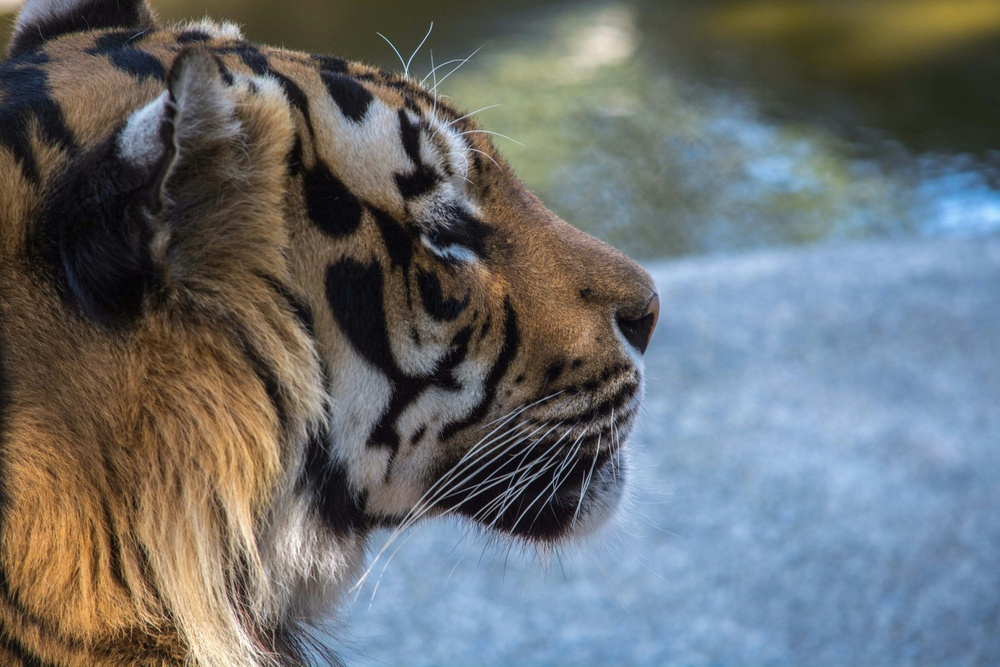
#> input picture imagenes/original/tigre.jpeg, 1000 x 667 px, shrunk from 3000 x 2000 before the run, found by its file name
$ jupyter execute bordes.ipynb   (older library calls are emulated)
#> lines starting #> are read from the running program, lines starting #| are printed output that depends on the picture; after the words box and inside, x2 and y2 are one past the last pixel; in counts of white or black regions, pixels touching at a corner belong together
#> further down, img is the input picture: shape (667, 1000, 3); mean B, G, R 112.1, 110.2, 106.5
Suavido de punto de interes

[cell 1]
import cv2
import numpy as np
import matplotlib.pyplot as plt

def desenfoquePDT(img, centro, x, y):
#> called with centro = (200, 300), x = 150, y = 150
    img1 = np.copy(img)
    valx,valy = centro
    mediax = x//2
    mediaY = y//2
    mascara = np.zeros_like(img, dtype=np.uint8)
    cv2.ellipse(mascara,(valx,valy),(mediax,mediaY),0,0,360,(255,255,255),-1)
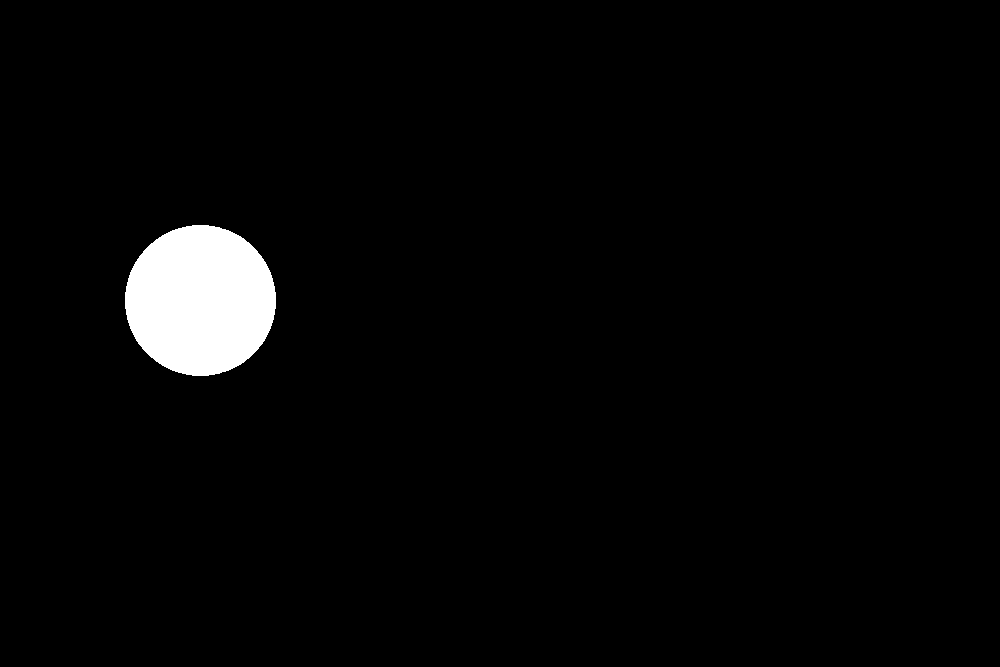
#> mascara: shape (667, 1000, 3); 2.7% white; 1 white region, box (x1, y1, x2, y2) and area: (125, 225, 276, 376) 17879
    img_mask = cv2.bitwise_and(img,mascara)
    desenmfoque = cv2.GaussianBlur(img_mask,(15,15),0)
    img1[mascara!=0] = desenmfoque[mascara!=0]
#> img1: shape (667, 1000, 3); mean R, G, B 106.5, 110.2, 112
    return img1

img = cv2.imread(r"D:\Franz Caballero\Procesamiento de imagenes\Actividades\Ejercicios python\imagenes\original\tigre.jpeg")
imgRGB = cv2.cvtColor(img, cv2.COLOR_BGR2RGB)
img_desenfoque = desenfoquePDT(imgRGB,(200,300),150,150)

plt.figure(figsize=(10,5))
plt.subplot(1,2,1)
plt.title('img original')
plt.imshow(imgRGB, cmap='gray')

plt.subplot(1,2,2)
plt.title('punto desenfoque')
plt.imshow(img_desenfoque, cmap='gray')

plt.show()
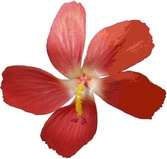
#> input picture imagenes/original/flores.jpeg, 167 x 159 px, shrunk from 500 x 477 before the run, found by its file name
#> in mostrar_resultados, img is the input picture: shape (159, 167, 3); mean B, G, R 157.3, 163, 218.4

bordes mascaras

[cell 2]
import cv2
import numpy as np
import matplotlib.pyplot as plt

def aplicar_roberts(imagen_gray):
    robertX = np.array([[-1, 0], [0, 1]])
    robertY = np.array([[0, -1], [1, 0]])
    img_RobX = cv2.filter2D(imagen_gray, -1, robertX)
    img_RobY = cv2.filter2D(imagen_gray, -1, robertY)
    magnitud = np.sqrt(img_RobX**2 + img_RobY**2)
    direccion = np.arctan2(img_RobY, img_RobX)
    return magnitud, direccion

def aplicar_prewitt(imagen_gray):
    prewittX = np.array([[1, 0, -1],
                         [1, 0, -1],
                         [1, 0, -1]])
    prewittY = np.array([[1, 1, 1],
                         [0, 0, 0],
                         [-1, -1, -1]])
    img_PrewX = cv2.filter2D(imagen_gray, -1, prewittX)
    img_PrewY = cv2.filter2D(imagen_gray, -1, prewittY)
    magnitud = np.sqrt(img_PrewX**2 + img_PrewY**2)
    direccion = np.arctan2(img_PrewY, img_PrewX)
    return magnitud, direccion

def aplicar_sobel(imagen_gray):
    sobelX = np.array([[1, 0, -1],
                       [2, 0, -2],
                       [1, 0, -1]])
    sobelY = np.array([[1, 2, 1],
                       [0, 0, 0],
                       [-1, -2, -1]])
    img_SobelX = cv2.filter2D(imagen_gray, -1, sobelX)
    img_SobelY = cv2.filter2D(imagen_gray, -1, sobelY)
    magnitud = np.sqrt(img_SobelX**2 + img_SobelY**2)
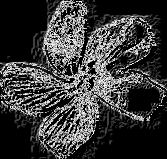
#> magnitud: shape (159, 167) float16; min 0, max 15.81, mean 3.62; drawn with min black and max white
    direccion = np.arctan2(img_SobelY, img_SobelX)
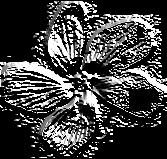
#> direccion: shape (159, 167) float16; min 0, max 1.57, mean 0.403; drawn with min black and max white
    return magnitud, direccion

def aplicar_canny(imagen_gray, t1=100, t2=200):
#> called with t1 = 100, t2 = 200
    return cv2.Canny(imagen_gray, t1, t2)
#> returned value: shape (159, 167); 5.9% white in thin lines or dots

def mostrar_resultados(imagen_path):
    img = cv2.imread(imagen_path)
    if img is None:
        print("No se pudo cargar la imagen.")
        return
    img_Gray = cv2.cvtColor(img, cv2.COLOR_BGR2GRAY)

    rob_mag, rob_dir = aplicar_roberts(img_Gray)
    prew_mag, prew_dir = aplicar_prewitt(img_Gray)
    sobel_mag, sobel_dir = aplicar_sobel(img_Gray)
    canny = aplicar_canny(img_Gray)

    plt.figure(figsize=(15, 12))

    # Robert
    plt.subplot(3, 3, 1)
    plt.imshow(rob_mag, cmap='gray')
    plt.title("Robert - Magnitud")
    plt.axis('off')

    plt.subplot(3, 3, 2)
    plt.imshow(rob_dir, cmap='gray')
    plt.title("Robert - Dirección")
    plt.axis('off')

    # Prewitt
    plt.subplot(3, 3, 3)
    plt.imshow(prew_mag, cmap='gray')
    plt.title("Prewitt - Magnitud")
    plt.axis('off')

    plt.subplot(3, 3, 4)
    plt.imshow(prew_dir, cmap='gray')
    plt.title("Prewitt - Dirección")
    plt.axis('off')

    # Sobel
    plt.subplot(3, 3, 5)
    plt.imshow(sobel_mag, cmap='gray')
    plt.title("Sobel - Magnitud")
    plt.axis('off')

    plt.subplot(3, 3, 6)
    plt.imshow(sobel_dir, cmap='gray')
    plt.title("Sobel - Dirección")
    plt.axis('off')

    # Canny
    plt.subplot(3, 3, 7)
    plt.imshow(canny, cmap='gray')
    plt.title("Canny - Bordes")
    plt.axis('off')

    # Espacio vacío
    plt.subplot(3, 3, 8)
    plt.axis('off')

    plt.tight_layout()
    plt.show()
mostrar_resultados(r"D:\Franz Caballero\Procesamiento de imagenes\Actividades\Ejercicios python\imagenes\original\flores.jpeg")

filtro roberts mejorado

[cell 3]
import cv2
import numpy as np
import matplotlib.pyplot as plt
img = cv2.imread(r"D:\Franz Caballero\Procesamiento de imagenes\Actividades\Ejercicios python\imagenes\original\flores.jpeg")
def robert_mejorado(imagen):
    img_Gray = cv2.cvtColor(imagen, cv2.COLOR_BGR2GRAY)
    suavisado=cv2.GaussianBlur(img_Gray,(3,3),0)
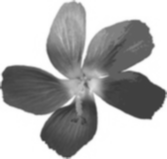
#> suavisado: shape (159, 167); min 55, max 255, mean 178.9
    kernelX=np.array([[-2, 0], [0, 2]],dtype=np.float32)
    kernelY=np.array([[0, 2], [-2, 0]],dtype=np.float32)
    robX=cv2.filter2D(suavisado,cv2.CV_16S,kernelX)
    robY=cv2.filter2D(suavisado,cv2.CV_16S,kernelY)
    robert=cv2.addWeighted(np.abs(robX),0.7,np.abs(robY),0.7,0)
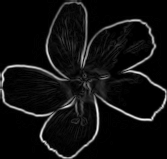
#> robert: shape (159, 167) int16; min 0, max 244, mean 16.4
    #resaltar bordes
    _, bordes = cv2.threshold(robert, 30, 255, cv2.THRESH_BINARY)
#> bordes: shape (159, 167) int16; 13.1% white; 42 white regions (35 under 20 px), largest, box (x1, y1, x2, y2) and area: (0, 0, 167, 159) 3186, (91, 68, 108, 75) 47, (58, 32, 65, 44) 32
    return bordes
resultado = robert_mejorado(img)

plt.figure(figsize=(10,5))
plt.subplot(1,2,1)
plt.title("Original")
plt.imshow(cv2.cvtColor(img, cv2.COLOR_BGR2RGB))
plt.axis("off")

plt.subplot(1,2,2)
plt.title("Robert Mejorado")
plt.imshow(resultado, cmap='gray')
plt.axis("off")

plt.tight_layout()
plt.show()
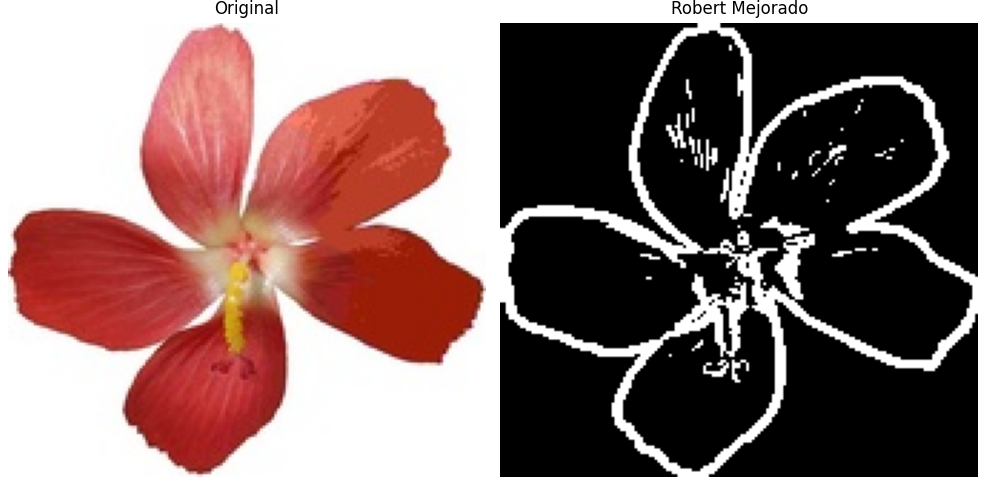
#> figure drawn by matplotlib, 2 panels

Sobel Mejorado

[cell 4]
import cv2
import numpy as np
import matplotlib.pyplot as plt
img = cv2.imread(r"D:\Franz Caballero\Procesamiento de imagenes\Actividades\Ejercicios python\imagenes\original\flores.jpeg")
def sonel_mejorado(imagen,tam_kernel=3,umbral=30):
#> called with tam_kernel = 3, umbral = 30
    img_Gray = cv2.cvtColor(imagen, cv2.COLOR_BGR2GRAY)
    img_Gray=cv2.GaussianBlur(img_Gray,(3,3),0)
    sobelX=cv2.Sobel(img_Gray,cv2.CV_64F,1,0,ksize=tam_kernel)
    sobelY=cv2.Sobel(img_Gray,cv2.CV_64F,1,0,ksize=tam_kernel)
    magnitud=np.sqrt(sobelX**2+sobelY**2)
    magnitud=cv2.normalize(magnitud,None,0,255,cv2.NORM_MINMAX,cv2.CV_8U)
    _, bordes = cv2.threshold(magnitud, umbral, 255, cv2.THRESH_BINARY + cv2.THRESH_OTSU)
#> bordes: shape (159, 167); 6.3% white in thin lines or dots
    #unir bordes
    kernel_morfologico=np.ones((2,2),np.uint8)
    bordes=cv2.morphologyEx(bordes,cv2.MORPH_CLOSE,kernel_morfologico)
#> bordes: shape (159, 167); 6.4% white in thin lines or dots
    return bordes
bordes_sonel = sonel_mejorado(img)

plt.figure(figsize=(10, 5))

plt.subplot(1, 2, 1)
img_rgb = cv2.cvtColor(img, cv2.COLOR_BGR2RGB)
plt.imshow(img_rgb)
plt.title('Imagen Original')
plt.axis('off')

plt.subplot(1, 2, 2)
plt.imshow(bordes_sonel, cmap='gray')
plt.title('Sobel Mejorado')
plt.axis('off')

plt.tight_layout()
plt.show()

prewitt mejorado

[cell 5]
import cv2
import numpy as np
import matplotlib.pyplot as plt
img = cv2.imread(r"D:\Franz Caballero\Procesamiento de imagenes\Actividades\Ejercicios python\imagenes\original\flores.jpeg")
def prewitt_mejorado(imagen):
    img_Gray = cv2.cvtColor(imagen, cv2.COLOR_BGR2GRAY)
    img_Gray=cv2.GaussianBlur(img_Gray,(3,3),0)
    prewiitX=np.array([[3, 0,-3], [3, 0,-3],[3, 0,-3]],dtype=np.float32)
    prewiitY=np.array([[3, 3,3], [0, 0,0],[-3, -3,-3]],dtype=np.float32)
    preX=cv2.filter2D(img_Gray,cv2.CV_16S,prewiitX)
    preY=cv2.filter2D(img_Gray,cv2.CV_16S,prewiitY)
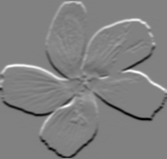
#> preY: shape (159, 167) int16; min -1293, max 1260, mean 0.3; drawn with min black and max white
    magnitud=np.sqrt(preX**2+preY**2)
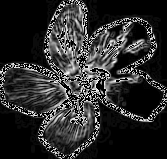
#> magnitud: shape (159, 167) float32; 8.89% of the values are NaN or infinite; the others: min 0, max 181, mean 34.58; drawn with min black, max white, NaN and infinite black
    #resaltar bordes
    _, bordes = cv2.threshold(magnitud, 30, 255, cv2.THRESH_BINARY)
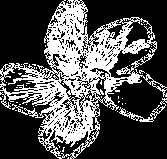
#> bordes: shape (159, 167) float32; 32.1% white; 46 white regions (44 under 20 px), largest, box (x1, y1, x2, y2) and area: (0, 0, 167, 159) 8213, (119, 98, 167, 122) 201
    return bordes
bordes_prewitt = prewitt_mejorado(img)

plt.figure(figsize=(10, 5))

plt.subplot(1, 2, 1)
img_rgb = cv2.cvtColor(img, cv2.COLOR_BGR2RGB)
plt.imshow(img_rgb)
plt.title('Imagen Original')
plt.axis('off')

plt.subplot(1, 2, 2)
plt.imshow(bordes_prewitt, cmap='gray')
plt.title('Prewitt Mejorado')
plt.axis('off')

plt.tight_layout()
plt.show()

robert ,sobel ,preview

mostrar resultados

[cell 6]
path = r"D:\Franz Caballero\Procesamiento de imagenes\Actividades\Ejercicios python\imagenes\original\flores.jpeg"
img = cv2.imread(path)
def mostrar_resultados(imagen_path):
    img = cv2.imread(imagen_path)
    if img is None:
        print("No se pudo cargar la imagen.")
        return
    img_Gray = cv2.cvtColor(img, cv2.COLOR_BGR2GRAY)
    bordes_robert = robert_mejorado(img)
    bordes_sonel = sonel_mejorado(img)
    bordes_prewitt = prewitt_mejorado(img)
    rob_mag, rob_dir = aplicar_roberts(img_Gray)
    prew_mag, prew_dir = aplicar_prewitt(img_Gray)
    sobel_mag, sobel_dir = aplicar_sobel(img_Gray)
    canny = aplicar_canny(img_Gray)

    plt.figure(figsize=(15, 12))

    # Robert
    plt.subplot(4, 3, 1)
    plt.imshow(rob_mag, cmap='gray')
    plt.title("Robert - Magnitud")
    plt.axis('off')

    plt.subplot(4, 3, 2)
    plt.imshow(rob_dir, cmap='gray')
    plt.title("Robert - Dirección")
    plt.axis('off')

    plt.subplot(4, 3, 3)
    plt.imshow(bordes_robert, cmap='gray')
    plt.title("Robert - mejorado")
    plt.axis('off')

    # Prewitt
    plt.subplot(4, 3, 4)
    plt.imshow(prew_mag, cmap='gray')
    plt.title("Prewitt - Magnitud")
    plt.axis('off')

    plt.subplot(4, 3, 5)
    plt.imshow(prew_dir, cmap='gray')
    plt.title("Prewitt - Dirección")
    plt.axis('off')

    plt.subplot(4, 3, 6)
    plt.imshow(bordes_prewitt, cmap='gray')
    plt.title("Prewitt - mejorado")
    plt.axis('off')

    # Sobel
    plt.subplot(4, 3, 7)
    plt.imshow(sobel_mag, cmap='gray')
    plt.title("Sobel - Magnitud")
    plt.axis('off')

    plt.subplot(4, 3, 8)
    plt.imshow(sobel_dir, cmap='gray')
    plt.title("Sobel - Dirección")
    plt.axis('off')

    plt.subplot(4, 3, 9)
    plt.imshow(bordes_sonel, cmap='gray')
    plt.title("Sobel - mejorado")
    plt.axis('off')

    # Canny
    plt.subplot(4, 3, 10)
    plt.imshow(canny, cmap='gray')
    plt.title("Canny - Bordes")
    plt.axis('off')

    # Espacio vacío
    plt.subplot(4, 3, 8)
    plt.axis('off')

    plt.tight_layout()
    plt.show()
mostrar_resultados(path)
